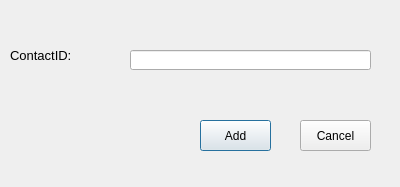
<?xml version="1.0" encoding="UTF-8"?>
<ui version="4.0">
 <class>AddFriendDialog</class>
 <widget class="QDialog" name="AddFriendDialog">
  <property name="geometry">
   <rect>
    <x>0</x>
    <y>0</y>
    <width>400</width>
    <height>187</height>
   </rect>
  </property>
  <property name="windowTitle">
   <string>AddFriendDialog</string>
  </property>
  <widget class="QLineEdit" name="contactIdEdit">
   <property name="geometry">
    <rect>
     <x>130</x>
     <y>50</y>
     <width>241</width>
     <height>20</height>
    </rect>
   </property>
  </widget>
  <widget class="QLabel" name="label">
   <property name="geometry">
    <rect>
     <x>10</x>
     <y>40</y>
     <width>111</width>
     <height>31</height>
    </rect>
   </property>
   <property name="font">
    <font>
     <family>Arial</family>
     <pointsize>10</pointsize>
    </font>
   </property>
   <property name="text">
    <string>ContactID:</string>
   </property>
  </widget>
  <widget class="QPushButton" name="addButton">
   <property name="geometry">
    <rect>
     <x>200</x>
     <y>120</y>
     <width>71</width>
     <height>31</height>
    </rect>
   </property>
   <property name="text">
    <string>Add</string>
   </property>
  </widget>
  <widget class="QPushButton" name="cancelButton">
   <property name="geometry">
    <rect>
     <x>300</x>
     <y>120</y>
     <width>71</width>
     <height>31</height>
    </rect>
   </property>
   <property name="text">
    <string>Cancel</string>
   </property>
  </widget>
 </widget>
 <layoutdefault spacing="6" margin="11"/>
 <resources/>
 <connections/>
</ui>
